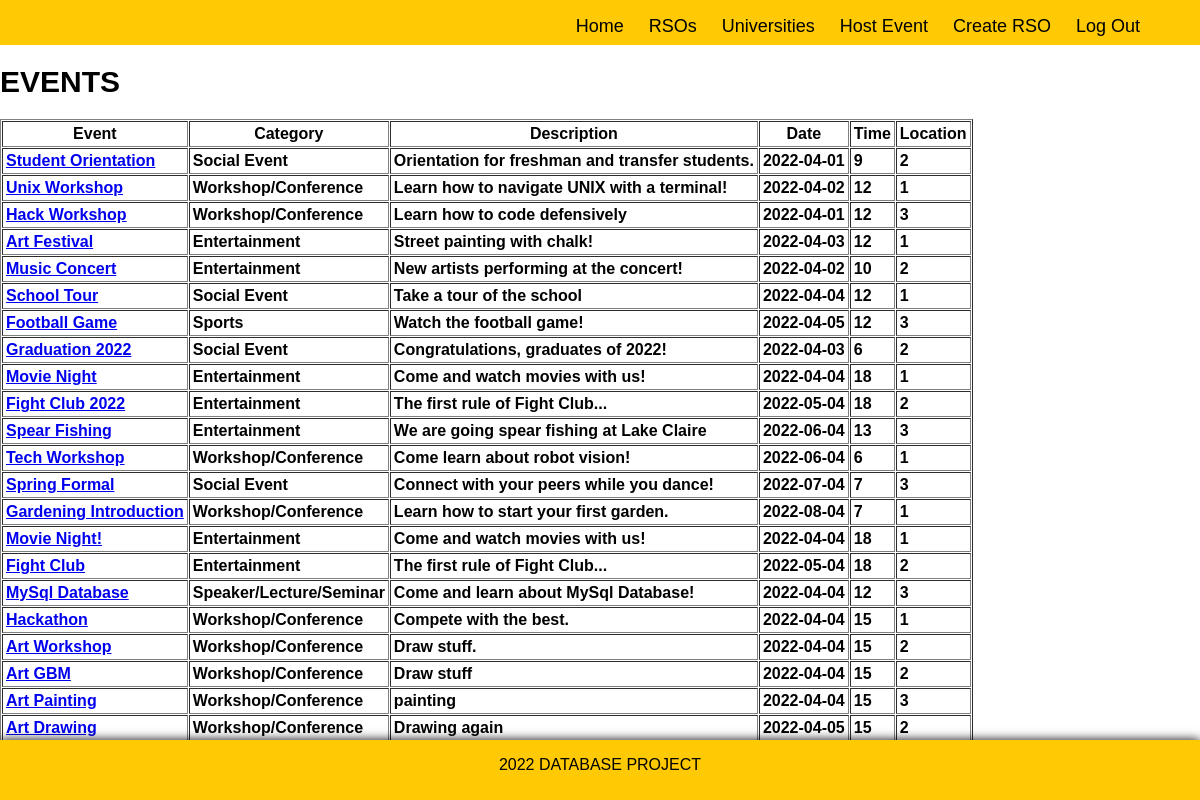
/index.php?success=loggedin (signed in), run on the app's committed database.
### tables this page shows
CREATE TABLE event (
	eventId int AUTO_INCREMENT,
    eventName varchar(255) NOT NULL UNIQUE,
    eventCategory varchar(255) NOT NULL,
    eventDescription varchar(255),
    eventDate date NOT NULL,
    eventTime int NOT NULL,
    eventLocationId int NOT NULL,
    eventContactPhone varchar(11) NOT NULL,
    eventContactEmail varchar(255) NOT NULL,
    eventUnivId int not NULL,
    eventPrivacy tinyint not NULL,
    eventRsoId int,
    PRIMARY KEY (eventId),
    FOREIGN KEY (eventUnivId) REFERENCES university (univId) ON DELETE CASCADE,
    FOREIGN KEY (eventLocationId) REFERENCES location (locationId) ON DELETE CASCADE,
    FOREIGN KEY (eventRsoId) REFERENCES rso (rsoId) ON DELETE CASCADE
);

### index.php (the view, shortened to what this page needs)
<?php
    require_once 'includes/header.php';
?>
<?php
    if (!isset($_SESSION['user_id'])) {
        header("location: login.php?error=notloggedin");
    } else {
        $query = "SELECT * from event";
        $result = mysqli_query($db, $query);
        $rows = mysqli_num_rows($result);
        if ($rows > 0) {
            $display_block = "
            <table cellpadding=3 cellspacing=1 border=1>
            <th>Event</th>
            <th>Category</th>
            <th>Description</th>
            <th>Date</th>
            <th>Time</th>
            <th>Location</th>
            </tr>";
            while($event_info = mysqli_fetch_array($result)) {
                $event_id = $event_info['eventId'];
                $event_name= $event_info['eventName'];
                $event_category = $event_info['eventCategory'];
                $event_description = $event_info['eventDescription'];
                $event_date = $event_info['eventDate'];
                $event_time = $event_info['eventTime'];
                $event_locationId = $event_info['eventLocationId'];
                $display_block .= "
                <tr>
                <td><a href=\"event_page.php?eventId=$event_id\">
                <strong>$event_name</strong></a><br>
                <td><strong>$event_category</strong></a><br>
                <td><strong>$event_description</strong></a><br>
                <td><strong>$event_date</strong></a><br>
                <td><strong>$event_time</strong></a><br>
                <td><strong>$event_locationId</strong></a><br>
                </tr>";
            }
            $display_block.= "</table>";
        } else {
            $display_block = "<p><em>No events to display.</em><p>";
        }
    }
?>
<html>
    <head>
    </head>
    <body>
        <h1> Events </h1>
        <?php print $display_block; ?>
    </body>
</html>
<?php
    require_once 'includes/footer.php';
?>

### style.css (style rules this page uses)
html { width: 100%; height: 100%; font-family: Helvetica, Arial, sans-serif; }
body { padding: 0; margin: 0; }
h1 { text-transform: uppercase; font-size: 30px; }

### data on the page
event: eventName "Student Orientation", eventCategory "Social Event", eventDescription "Orientation for freshman and transfer students.", eventDate "2022-04-01", eventTime "9", eventLocationId "2"
event: eventName "Unix Workshop", eventCategory "Workshop/Conference", eventDescription "Learn how to navigate UNIX with a terminal!", eventDate "2022-04-02", eventTime "12", eventLocationId "1"
event: eventName "Hack Workshop", eventCategory "Workshop/Conference", eventDescription "Learn how to code defensively", eventDate "2022-04-01", eventTime "12", eventLocationId "3"
event: eventName "Art Festival", eventCategory "Entertainment", eventDescription "Street painting with chalk!", eventDate "2022-04-03", eventTime "12", eventLocationId "1"
event: eventName "Music Concert", eventCategory "Entertainment", eventDescription "New artists performing at the concert!", eventDate "2022-04-02", eventTime "10", eventLocationId "2"
event: eventName "School Tour", eventCategory "Social Event", eventDescription "Take a tour of the school", eventDate "2022-04-04", eventTime "12", eventLocationId "1"
event: eventName "Football Game", eventCategory "Sports", eventDescription "Watch the football game!", eventDate "2022-04-05", eventTime "12", eventLocationId "3"
event: eventName "Graduation 2022", eventCategory "Social Event", eventDescription "Congratulations, graduates of 2022!", eventDate "2022-04-03", eventTime "6", eventLocationId "2"
event: eventName "Movie Night", eventCategory "Entertainment", eventDescription "Come and watch movies with us!", eventDate "2022-04-04", eventTime "18", eventLocationId "1"
event: eventName "Fight Club 2022", eventCategory "Entertainment", eventDescription "The first rule of Fight Club...", eventDate "2022-05-04", eventTime "18", eventLocationId "2"
event: eventName "Spear Fishing", eventCategory "Entertainment", eventDescription "We are going spear fishing at Lake Claire", eventDate "2022-06-04", eventTime "13", eventLocationId "3"
event: eventName "Tech Workshop", eventCategory "Workshop/Conference", eventDescription "Come learn about robot vision!", eventDate "2022-06-04", eventTime "6", eventLocationId "1"
event: eventName "Spring Formal", eventCategory "Social Event", eventDescription "Connect with your peers while you dance!", eventDate "2022-07-04", eventTime "7", eventLocationId "3"
event: eventName "Gardening Introduction", eventCategory "Workshop/Conference", eventDescription "Learn how to start your first garden.", eventDate "2022-08-04", eventTime "7", eventLocationId "1"
event: eventName "Movie Night!", eventCategory "Entertainment", eventDescription "Come and watch movies with us!", eventDate "2022-04-04", eventTime "18", eventLocationId "1"
event: eventName "Fight Club", eventCategory "Entertainment", eventDescription "The first rule of Fight Club...", eventDate "2022-05-04", eventTime "18", eventLocationId "2"
event: eventName "MySql Database", eventCategory "Speaker/Lecture/Seminar", eventDescription "Come and learn about MySql Database!", eventDate "2022-04-04", eventTime "12", eventLocationId "3"
event: eventName "Hackathon", eventCategory "Workshop/Conference", eventDescription "Compete with the best.", eventDate "2022-04-04", eventTime "15", eventLocationId "1"
event: eventName "Art Workshop", eventCategory "Workshop/Conference", eventDescription "Draw stuff.", eventDate "2022-04-04", eventTime "15", eventLocationId "2"
event: eventName "Art GBM", eventCategory "Workshop/Conference", eventDescription "Draw stuff", eventDate "2022-04-04", eventTime "15", eventLocationId "2"
event: eventName "Art Painting", eventCategory "Workshop/Conference", eventDescription "painting", eventDate "2022-04-04", eventTime "15", eventLocationId "3"
event: eventName "Art Drawing", eventCategory "Workshop/Conference", eventDescription "Drawing again", eventDate "2022-04-05", eventTime "15", eventLocationId "2"
